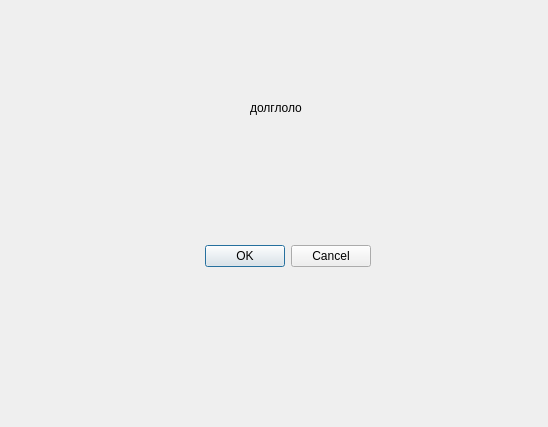
<?xml version="1.0" encoding="UTF-8"?>
<ui version="4.0">
 <class>Dialog</class>
 <widget class="QDialog" name="Dialog">
  <property name="geometry">
   <rect>
    <x>0</x>
    <y>0</y>
    <width>548</width>
    <height>427</height>
   </rect>
  </property>
  <property name="windowTitle">
   <string>Dialog</string>
  </property>
  <widget class="QDialogButtonBox" name="buttonBox">
   <property name="geometry">
    <rect>
     <x>30</x>
     <y>240</y>
     <width>341</width>
     <height>32</height>
    </rect>
   </property>
   <property name="orientation">
    <enum>Qt::Horizontal</enum>
   </property>
   <property name="standardButtons">
    <set>QDialogButtonBox::Cancel|QDialogButtonBox::Ok</set>
   </property>
  </widget>
  <widget class="QLabel" name="label">
   <property name="geometry">
    <rect>
     <x>250</x>
     <y>100</y>
     <width>55</width>
     <height>16</height>
    </rect>
   </property>
   <property name="text">
    <string>долглоло</string>
   </property>
  </widget>
 </widget>
 <resources/>
 <connections>
  <connection>
   <sender>buttonBox</sender>
   <signal>accepted()</signal>
   <receiver>Dialog</receiver>
   <slot>accept()</slot>
   <hints>
    <hint type="sourcelabel">
     <x>248</x>
     <y>254</y>
    </hint>
    <hint type="destinationlabel">
     <x>157</x>
     <y>274</y>
    </hint>
   </hints>
  </connection>
  <connection>
   <sender>buttonBox</sender>
   <signal>rejected()</signal>
   <receiver>Dialog</receiver>
   <slot>reject()</slot>
   <hints>
    <hint type="sourcelabel">
     <x>316</x>
     <y>260</y>
    </hint>
    <hint type="destinationlabel">
     <x>286</x>
     <y>274</y>
    </hint>
   </hints>
  </connection>
 </connections>
</ui>
